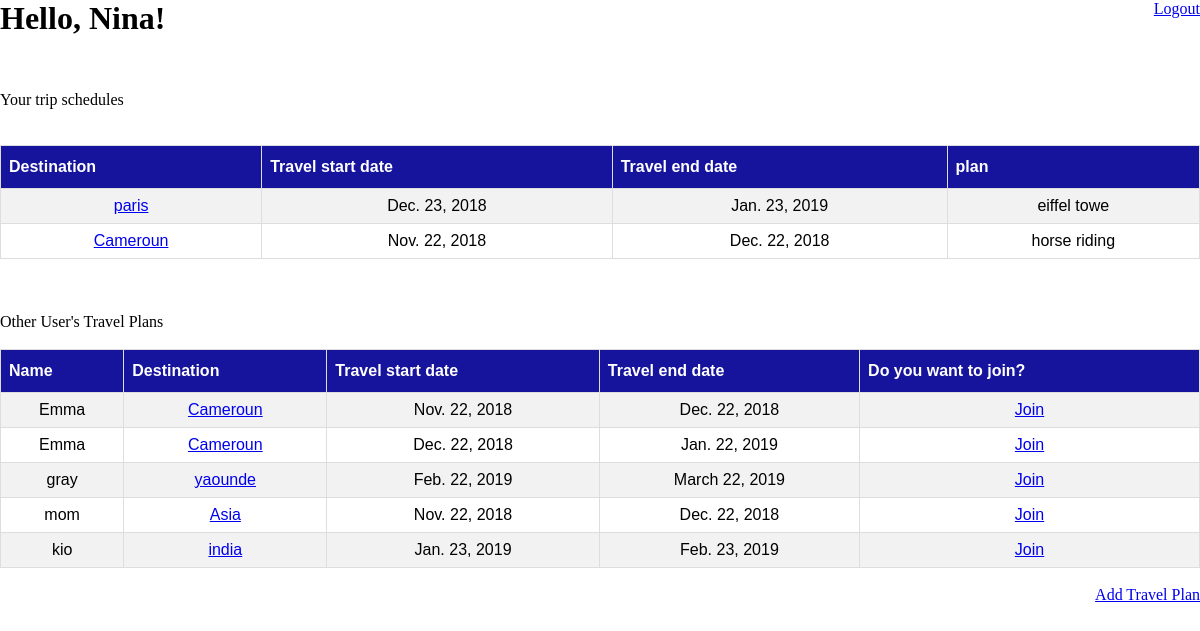
Before: /travels (signed in) with the older database file.
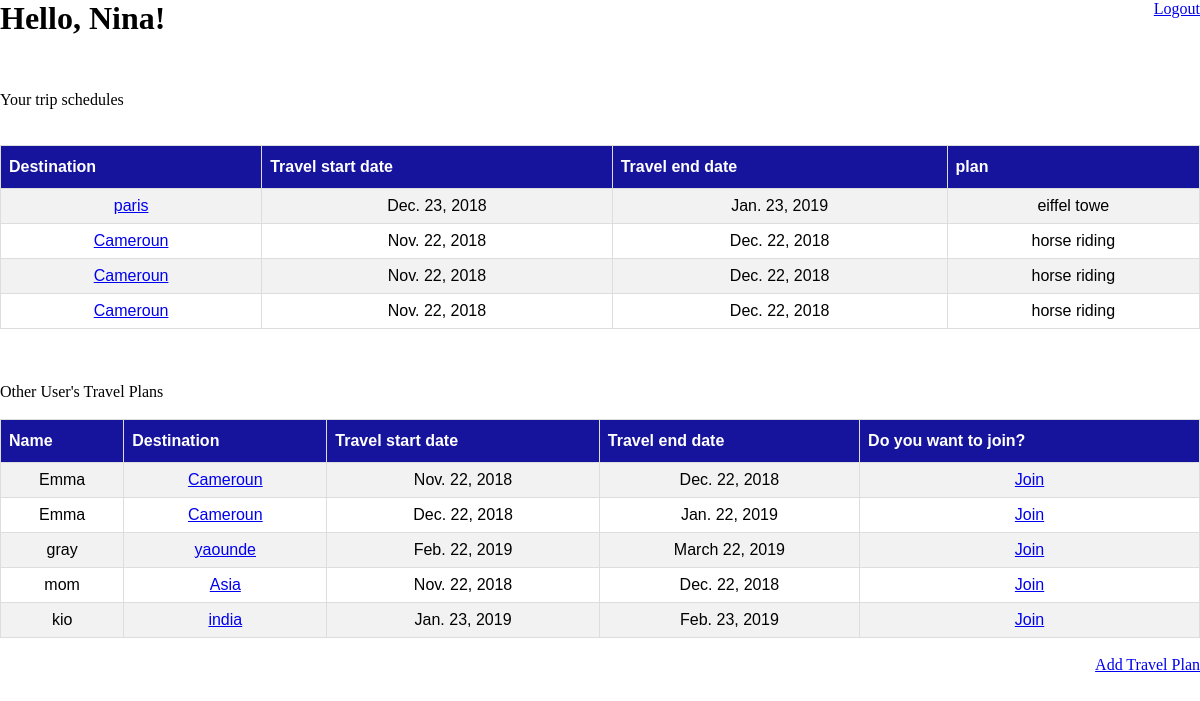
After: the same page with the newer database file.
### TravelBuddy/models.py (models this page shows, shortened)
class Plan(models.Model):
    description=models.CharField(max_length=255)
    destination=models.CharField(max_length=255)
    start=models.DateField(max_length=255)
    end=models.DateField(max_length=255)
    added_by=models.ForeignKey(User,related_name='users_plans',on_delete=models.CASCADE)
    objects=PlanManager()

class Join(models.Model):
    added_user=models.ForeignKey(User,related_name='user',on_delete=models.CASCADE)
    added_plan=models.ForeignKey(Plan,related_name='plan',on_delete=models.CASCADE)

class User(models.Model):
    name = models.CharField(max_length=255)
    username = models.CharField(max_length=255)
    password = models.CharField(max_length=255)
    created_at = models.DateTimeField(auto_now_add = True)
    updated_at = models.DateTimeField(auto_now = True)
    objects = UserManager()

### TravelBuddy/views.py (the view)
# urls.py: path('travels',views.dashboard),
def dashboard(request):
    plans= Plan.objects.filter(added_by_id=request.session['id'])
    joins=Join.objects.filter(added_user_id=request.session['id'])
    destinations=Plan.objects.exclude(added_by_id=request.session['id'])
    context={
        'joins': joins,
        'plans': plans,
        'destinations': destinations
    }
    return render(request,'travels.html',context)

### TravelBuddy/templates/travels.html (shortened to what this page needs)
<!DOCTYPE html>
<html lang="en">
<head>
</head>
<body>
    <a class='special' href='/logout'>Logout</a>
    <h1>Hello, {{request.session.username}}!</h1>
    <br><br><br>
    <p>Your trip schedules</p>
     <table id="plan">
         <tr>
             <th>Destination</th>
             <th>Travel start date</th>
             <th>Travel end date</th>
             <th>plan</th>
         </tr>
         {%for plan in plans%}
         <tr>
                <td><a href='destination/{{plan.id}}'>{{plan.destination}}</a></td>
                <td>{{plan.start}}</td>
                <td>{{plan.end}}</td>
                <td>{{plan.description}}</td>
        </tr>
        {%endfor%}
        {%for join in joins%}
        <tr>
                <td><a href='destination/{{join.added_plan.id}}'>{{join.added_plan.destination}}</a></td>
                <td>{{join.added_plan.start}}</td>
                <td>{{join.added_plan.end}}</td>
                <td>{{join.added_plan.description}}</td>
        </tr>
        {%endfor%}
        <br><br>
    </table>
       <br><br><br>
       <p>Other User's Travel Plans</p>
       <table id="destination">
            <tr>
                <th>Name</th>
                <th>Destination</th>
                <th>Travel start date</th>
                <th>Travel end date</th>
                <th>Do you want to join?</th>
            </tr>
            {%for destination in destinations%}
            <tr>
                   <td>{{destination.added_by.username}}</td>
                   <td><a href='destination/{{destination.id}}'>{{destination.destination}}</a></td>
                   <td>{{destination.start}}</td>
                   <td>{{destination.end}}</td>
                   <td><a href='join/{{destination.id}}'>Join</a></td>
           </tr>
           {%endfor%}
           <br>
     </table>
     <br>
     <a class='special' href='add'>Add Travel Plan</a>
</body>
</html>

### TravelBuddy/templates/travels.html (style rules this page uses)
* { margin:0px ; padding:0px ; }
.special { float:right; }
#destination { font-family: "Trebuchet MS", Arial, Helvetica, sans-serif; border-collapse: collapse; width: 100%; }
#destination td, #destination th { border: 1px solid #ddd; padding: 8px; text-align: center; }
#destination tr:nth-child(even) { background-color: #f2f2f2; }
#destination th { padding-top: 12px; padding-bottom: 12px; text-align: left; background-color: rgb(22, 19, 156); color: white; }
#plan { font-family: "Trebuchet MS", Arial, Helvetica, sans-serif; border-collapse: collapse; width: 100%; }
#plan td, #plan th { border: 1px solid #ddd; padding: 8px; text-align: center; }
#plan tr:nth-child(even) { background-color: #f2f2f2; }
#plan th { padding-top: 12px; padding-bottom: 12px; text-align: left; background-color: rgb(22, 19, 156); color: white; }

Changed rows visible on the page:
added Join: added_plan.destination "Cameroun", added_plan.start "Nov. 22, 2018", added_plan.end "Dec. 22, 2018", added_plan.description "horse riding"
added Join: added_plan.destination "Cameroun", added_plan.start "Nov. 22, 2018", added_plan.end "Dec. 22, 2018", added_plan.description "horse riding"
